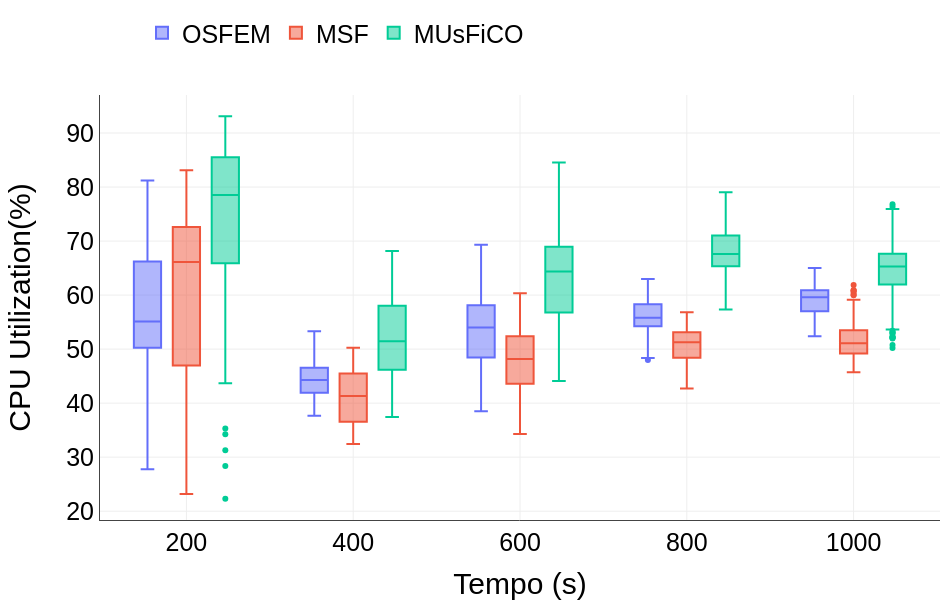
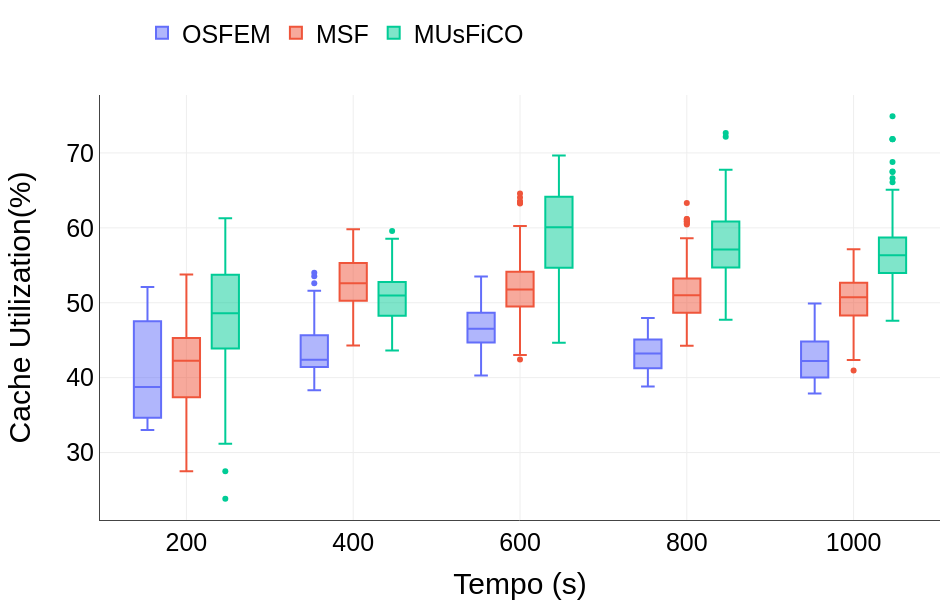

These figures' notebook cell, in order:
### Code cell
# Dicionário com os títulos das métricas e os nomes das colunas correspondentes
metricas = {
    "CPU Utilization(%)": "practical_cpu_utilization",
    "Cache Utilization(%)": "practical_cache_utilization",
    "Bandwidth Utilization(%)": "bandwidth_utilization",
    "Latency (ms)": "latency",
    "Acceptance Ratio (%)": "success",
    "Decision Time (s)": "duration",
}

# Nomes dos algoritmos para legendas
legendas = {"gr": "OSFEM", "msf": "MSF", "musfico": "MUsFiCO"}

# Iterando sobre cada métrica para plotagem
for titulo, coluna in metricas.items():
    # Determinar se é necessário converter os valores para porcentagem
    multiplicador = 100 if "%" in titulo else 1

    # Preparando dados para a plotagem
    dados_plotagem = []
    for alg in ["gr", "msf", "musfico"]:
        dados_alg = dados_processados[alg][coluna] * multiplicador
        dados_plotagem.append(dados_alg)

    # Chamada à função de plotagem com os dados preparados
    plotly_boxplot_graph(
        *dados_plotagem,
        yaxis_title=titulo,
        linha2=legendas["gr"],
        linha3=legendas["msf"],
        linha4=legendas["musfico"],
    )

### Figure 1 — Plotly figure (JSON) as saved in the notebook; plotly's stock layout.template omitted (floating-point values rounded to 4 significant figures; data arrays with more than 128 entries replaced by an {"elided": "..."} marker saying what was removed)
{"data": [{"alignmentgroup": "True", "hovertemplate": "alg=OSFEM<br>Tempo (s)=%{x}<br>CPU Utilization(%)=%{y}<extra></extra>", "legendgroup": "OSFEM", "marker": {"color": "#636efa"}, "name": "OSFEM", "notched": false, "offsetgroup": "OSFEM", "orientation": "v", "quartilemethod": "exclusive", "showlegend": true, "type": "box", "x": {"elided": "1000 int values"}, "x0": " ", "xaxis": "x", "y": {"elided": "1000 float values"}, "y0": " ", "yaxis": "y"}, {"alignmentgroup": "True", "hovertemplate": "alg=MSF<br>Tempo (s)=%{x}<br>CPU Utilization(%)=%{y}<extra></extra>", "legendgroup": "MSF", "marker": {"color": "#EF553B"}, "name": "MSF", "notched": false, "offsetgroup": "MSF", "orientation": "v", "quartilemethod": "exclusive", "showlegend": true, "type": "box", "x": {"elided": "1000 int values"}, "x0": " ", "xaxis": "x", "y": {"elided": "1000 float values"}, "y0": " ", "yaxis": "y"}, {"alignmentgroup": "True", "hovertemplate": "alg=MUsFiCO<br>Tempo (s)=%{x}<br>CPU Utilization(%)=%{y}<extra></extra>", "legendgroup": "MUsFiCO", "marker": {"color": "#00cc96"}, "name": "MUsFiCO", "notched": false, "offsetgroup": "MUsFiCO", "orientation": "v", "quartilemethod": "exclusive", "showlegend": true, "type": "box", "x": {"elided": "1000 int values"}, "x0": " ", "xaxis": "x", "y": {"elided": "1000 float values"}, "y0": " ", "yaxis": "y"}], "layout": {"autosize": true, "boxmode": "group", "font": {"color": "Black", "family": "Arial", "size": 25}, "height": 600, "legend": {"orientation": "h", "title": {}, "tracegroupgap": 0, "traceorder": "normal", "x": 0.05, "y": 1.2}, "margin": {"b": 80, "l": 100, "r": 10, "t": 25}, "width": 950, "xaxis": {"anchor": "y", "domain": [0, 1], "showgrid": true, "showline": true, "title": {"text": "Tempo (s)"}}, "yaxis": {"anchor": "x", "domain": [0, 1], "showgrid": true, "showline": true, "title": {"text": "CPU Utilization(%)"}}}}

### Figure 2 — Plotly figure (JSON) as saved in the notebook; plotly's stock layout.template omitted (floating-point values rounded to 4 significant figures; data arrays with more than 128 entries replaced by an {"elided": "..."} marker saying what was removed)
{"data": [{"alignmentgroup": "True", "hovertemplate": "alg=OSFEM<br>Tempo (s)=%{x}<br>Cache Utilization(%)=%{y}<extra></extra>", "legendgroup": "OSFEM", "marker": {"color": "#636efa"}, "name": "OSFEM", "notched": false, "offsetgroup": "OSFEM", "orientation": "v", "quartilemethod": "exclusive", "showlegend": true, "type": "box", "x": {"elided": "1000 int values"}, "x0": " ", "xaxis": "x", "y": {"elided": "1000 float values"}, "y0": " ", "yaxis": "y"}, {"alignmentgroup": "True", "hovertemplate": "alg=MSF<br>Tempo (s)=%{x}<br>Cache Utilization(%)=%{y}<extra></extra>", "legendgroup": "MSF", "marker": {"color": "#EF553B"}, "name": "MSF", "notched": false, "offsetgroup": "MSF", "orientation": "v", "quartilemethod": "exclusive", "showlegend": true, "type": "box", "x": {"elided": "1000 int values"}, "x0": " ", "xaxis": "x", "y": {"elided": "1000 float values"}, "y0": " ", "yaxis": "y"}, {"alignmentgroup": "True", "hovertemplate": "alg=MUsFiCO<br>Tempo (s)=%{x}<br>Cache Utilization(%)=%{y}<extra></extra>", "legendgroup": "MUsFiCO", "marker": {"color": "#00cc96"}, "name": "MUsFiCO", "notched": false, "offsetgroup": "MUsFiCO", "orientation": "v", "quartilemethod": "exclusive", "showlegend": true, "type": "box", "x": {"elided": "1000 int values"}, "x0": " ", "xaxis": "x", "y": {"elided": "1000 float values"}, "y0": " ", "yaxis": "y"}], "layout": {"autosize": true, "boxmode": "group", "font": {"color": "Black", "family": "Arial", "size": 25}, "height": 600, "legend": {"orientation": "h", "title": {}, "tracegroupgap": 0, "traceorder": "normal", "x": 0.05, "y": 1.2}, "margin": {"b": 80, "l": 100, "r": 10, "t": 25}, "width": 950, "xaxis": {"anchor": "y", "domain": [0, 1], "showgrid": true, "showline": true, "title": {"text": "Tempo (s)"}}, "yaxis": {"anchor": "x", "domain": [0, 1], "showgrid": true, "showline": true, "title": {"text": "Cache Utilization(%)"}}}}
